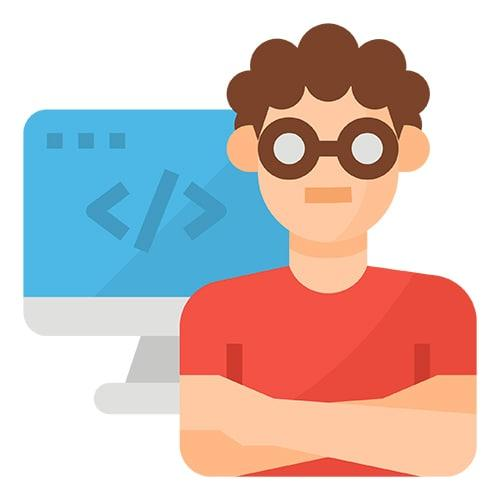
#> input picture AppliedLinearAlgebra/2.Adding_Shadow_To_The_Image/testCases/photo_2020-12-15_20-02-00.jpg, 500 x 500 px
$ python shearTransformation.py
#> lines starting #> are read from the running program, lines starting #| are printed output that depends on the picture
import numpy as np
from matplotlib import image
from matplotlib import pyplot as plt

WHITE_PIX = [255, 255, 255]


# Read The Image From Path
def read_image(path):
    img = image.imread(path)
    return img


# Create The Shadow Of Input Picture
def create_shadow(pic):
    dim = pic.shape
    new_dim = (int(1.25 * dim[0]), int(1.25 * dim[1]), dim[2])
    shadow_img = np.full(new_dim, WHITE_PIX)
    for r in range(len(pic)):
        for c in range(len(pic[r])):
            if not np.array_equal(pic[r][c], WHITE_PIX):
                gray_rgb = np.mean(pic[r][c])
                shadow_img[r][c] = [gray_rgb, gray_rgb, gray_rgb]

    return shadow_img


# Transfer The Shadow Image That Created In The Last Step With Shear Function
def shear_transformation(shadow_img, lamb=0.1):
    dim = shadow_img.shape
    transformed_img = np.full(shadow_img.shape, WHITE_PIX)
    transfer_func = np.array([[1, 0],
                              [lamb, 1]])
    for r in range(len(shadow_img)):
        for c in range(len(shadow_img[r])):
            if not np.array_equal(shadow_img[r][c], WHITE_PIX):
                pos = np.array([r, c])
                new_pos = np.matmul(transfer_func, pos).astype('int')
                new_r = np.min([new_pos[0], dim[0] - 1])
                new_c = np.min([new_pos[1], dim[1] - 1])
                transformed_img[new_r][new_c] = shadow_img[r][c]

    return transformed_img


# Combine The Original Image With The Transformed Image That Created In The Last Step
def combine_shadow(transformed_img, pic):
    for r in range(len(pic)):
        for c in range(len(pic[r])):
            pix = pic[r][c]
            if not np.mean(pix) > 235:
                transformed_img[r][c] = pix

    return transformed_img


# Use Above Functions To Add Shadow To The Image
def create_shadow_for_pic(pic):
    shadow_img = create_shadow(pic)
    print('Shadow Image Created...')
    plt.imshow(shadow_img)
    plt.title('Shadow Image')
    plt.show()
    shear_img = shear_transformation(shadow_img)
    print('Shear Transformation Is Done...')
    plt.imshow(shear_img)
    plt.title('Shear Transformed Image')
    plt.show()
    img_with_shadow = combine_shadow(shear_img, pic)
    print('Shadow Added To The Image...')
    image.imsave('ImageWithShadow.png', np.uint8(img_with_shadow))
    plt.imshow(img_with_shadow)
    plt.title('Image With Shadow')
    plt.show()


if __name__ == '__main__':
    addr = input('Image Path: ')
#> the answer given: testCases/photo_2020-12-15_20-02-00.jpg
    img = read_image(addr)
#> in read_image, img is the input picture: shape (500, 500, 3); mean R, G, B 209.8, 192.6, 189.7
    create_shadow_for_pic(img)
#> after the loop in create_shadow, `for r in range(len(pic)):`:
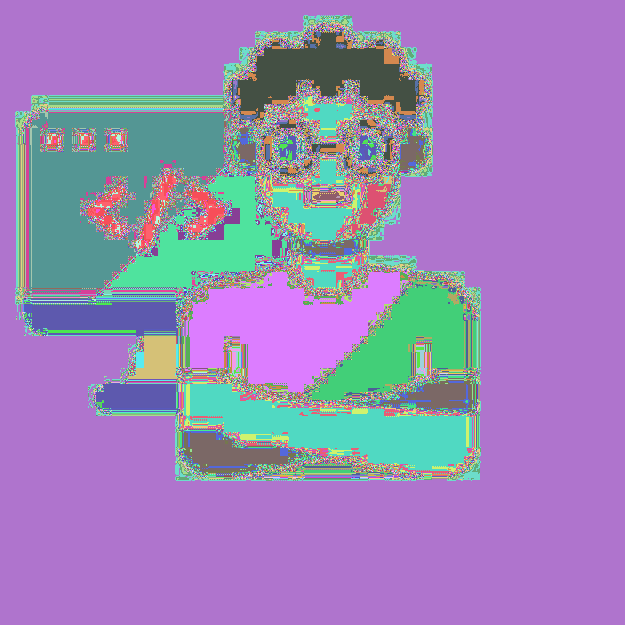
#> shadow_img: shape (625, 625, 3) int64; 224 distinct labels, from 31 to 255; one colour per label, 0 black
#> in create_shadow_for_pic, `plt.show()`:
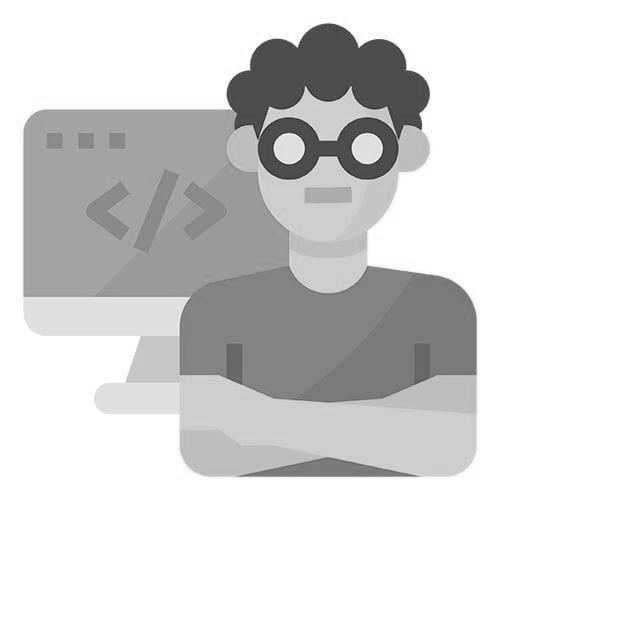
#> shown: shape (625, 625, 3); min 31, max 255, mean 218
#> after the loop in shear_transformation, `for r in range(len(shadow_img)):`:
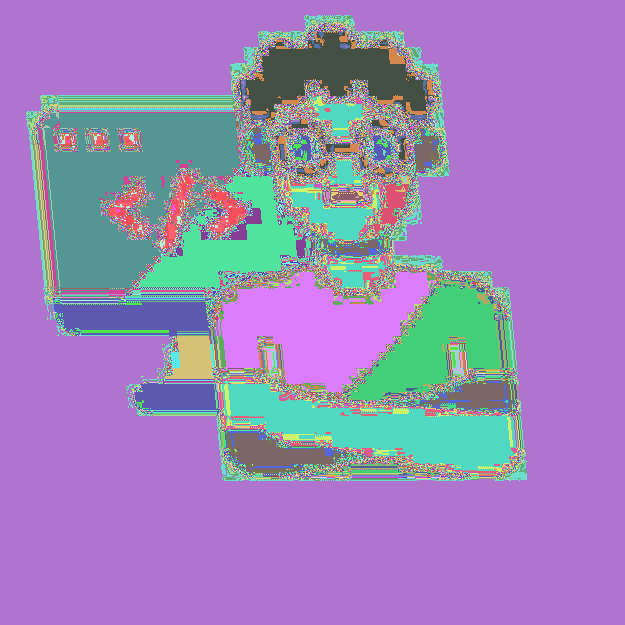
#> transformed_img: shape (625, 625, 3) int64; 224 distinct labels, from 31 to 255; one colour per label, 0 black
#> in create_shadow_for_pic, `plt.show()`:
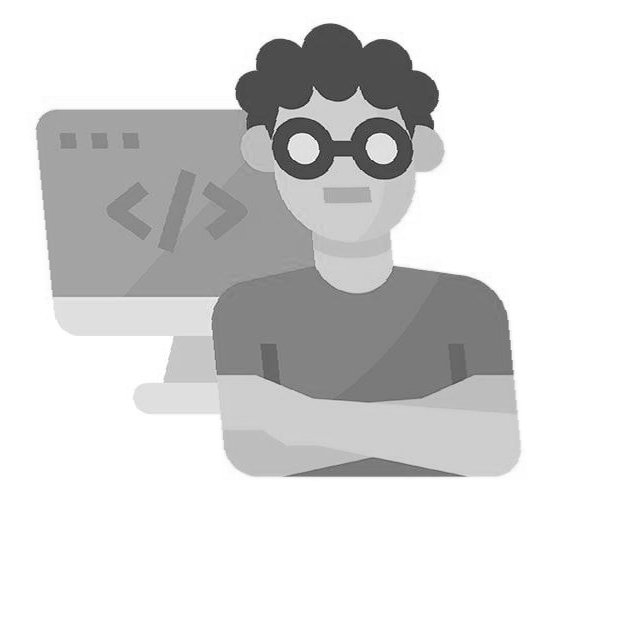
#> shown: shape (625, 625, 3); min 31, max 255, mean 218
#> after the loop in combine_shadow, `for r in range(len(pic)):`:
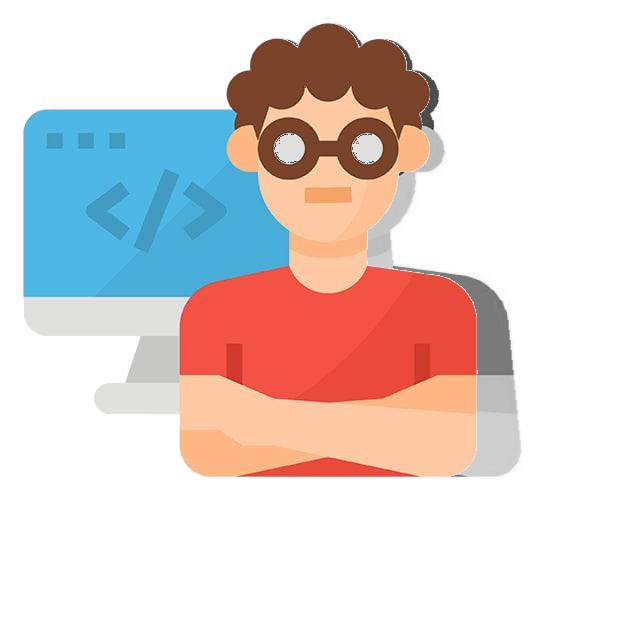
#> transformed_img: shape (625, 625, 3) int64; mean R, G, B 223.6, 212.6, 210.8
